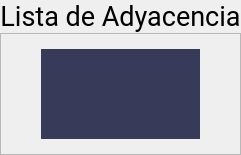
               <widget class="QWidget" name="list_page">
                <layout class="QVBoxLayout" name="verticalLayout_5" stretch="1,9">
                 <property name="spacing">
                  <number>0</number>
                 </property>
                 <property name="leftMargin">
                  <number>0</number>
                 </property>
                 <property name="topMargin">
                  <number>0</number>
                 </property>
                 <property name="rightMargin">
                  <number>0</number>
                 </property>
                 <property name="bottomMargin">
                  <number>0</number>
                 </property>
                 <item>
                  <widget class="QLabel" name="label_2">
                   <property name="font">
                    <font>
                     <family>Roboto</family>
                     <pointsize>20</pointsize>
                    </font>
                   </property>
                   <property name="cursor">
                    <cursorShape>ArrowCursor</cursorShape>
                   </property>
                   <property name="text">
                    <string>Lista de Adyacencia</string>
                   </property>
                   <property name="alignment">
                    <set>Qt::AlignCenter</set>
                   </property>
                  </widget>
                 </item>
                 <item>
                  <widget class="QFrame" name="frame_3">
                   <property name="maximumSize">
                    <size>
                     <width>630</width>
                     <height>410</height>
                    </size>
                   </property>
                   <property name="frameShape">
                    <enum>QFrame::StyledPanel</enum>
                   </property>
                   <property name="frameShadow">
                    <enum>QFrame::Raised</enum>
                   </property>
                   <layout class="QGridLayout" name="gridLayout">
                    <property name="leftMargin">
                     <number>40</number>
                    </property>
                    <property name="topMargin">
                     <number>15</number>
                    </property>
                    <property name="rightMargin">
                     <number>40</number>
                    </property>
                    <property name="bottomMargin">
                     <number>15</number>
                    </property>
                    <property name="spacing">
                     <number>0</number>
                    </property>
                    <item row="0" column="0">
                     <widget class="QListWidget" name="listWidget">
                      <property name="sizePolicy">
                       <sizepolicy hsizetype="Expanding" vsizetype="Expanding">
                        <horstretch>0</horstretch>
                        <verstretch>0</verstretch>
                       </sizepolicy>
                      </property>
                      <property name="font">
                       <font>
                        <family>Roboto</family>
                        <pointsize>12</pointsize>
                       </font>
                      </property>
                      <property name="layoutDirection">
                       <enum>Qt::LeftToRight</enum>
                      </property>
                      <property name="autoFillBackground">
                       <bool>false</bool>
                      </property>
                      <property name="styleSheet">
                       <string notr="true">color: rgb(98, 114, 164);
background-color: rgb(56, 58, 89);</string>
                      </property>
                      <property name="frameShape">
                       <enum>QFrame::NoFrame</enum>
                      </property>
                      <property name="frameShadow">
                       <enum>QFrame::Plain</enum>
                      </property>
                      <property name="sizeAdjustPolicy">
                       <enum>QAbstractScrollArea::AdjustToContents</enum>
                      </property>
                      <property name="autoScroll">
                       <bool>true</bool>
                      </property>
                      <property name="showDropIndicator" stdset="0">
                       <bool>false</bool>
                      </property>
                      <property name="flow">
                       <enum>QListView::TopToBottom</enum>
                      </property>
                      <property name="resizeMode">
                       <enum>QListView::Fixed</enum>
                      </property>
                      <property name="uniformItemSizes">
                       <bool>false</bool>
                      </property>
                      <property name="wordWrap">
                       <bool>false</bool>
                      </property>
                     </widget>
                    </item>
                   </layout>
                  </widget>
                 </item>
                </layout>
               </widget>
